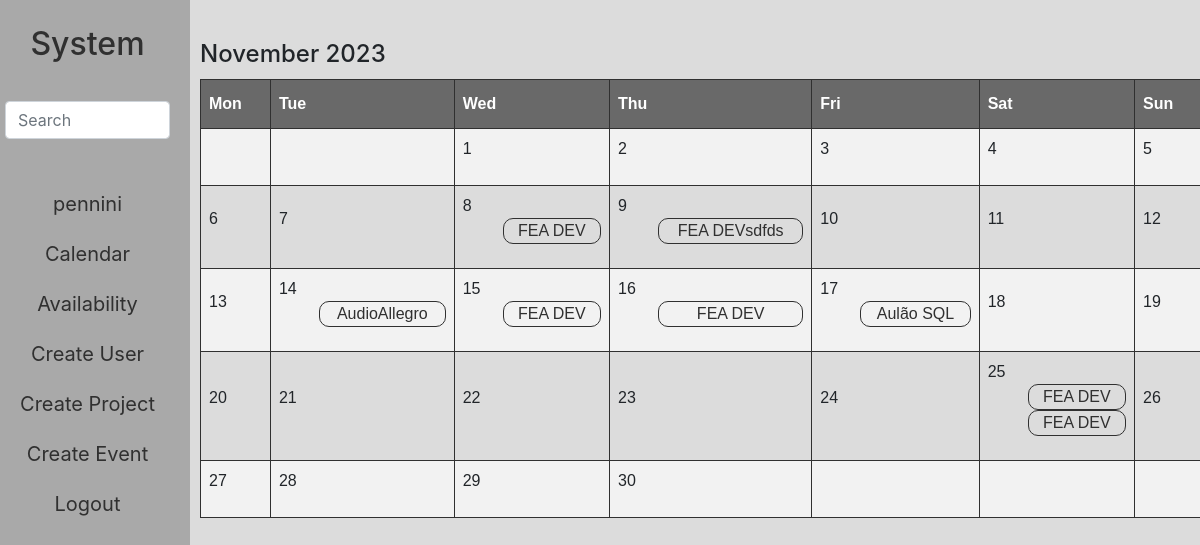
The page /calendar (signed in) on the database as committed earlier.
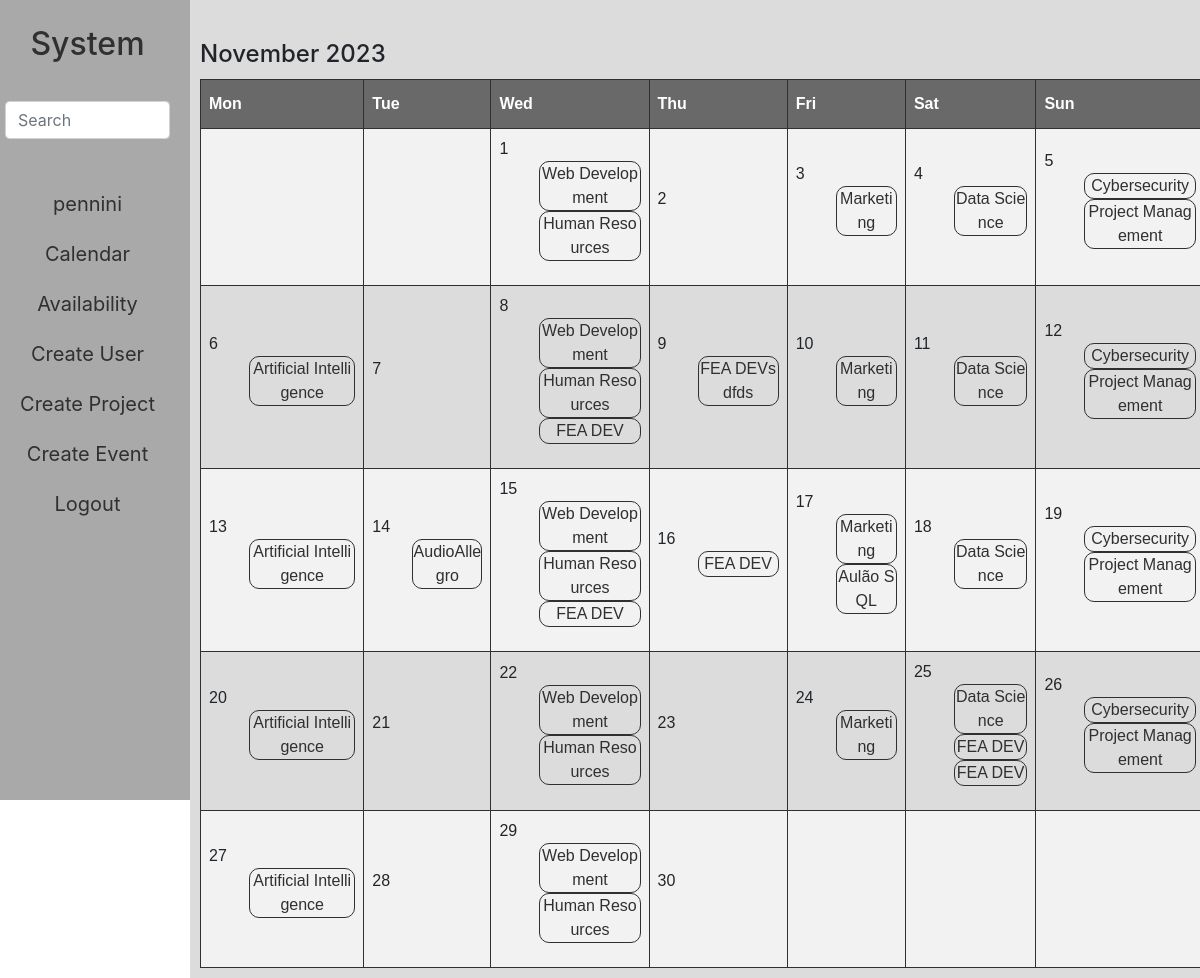
The same page on the database as committed later.
### system/models.py (models this page shows, shortened)
class Project(models.Model):
    group = models.ForeignKey("Group", on_delete=models.CASCADE, related_name="project_group")
    responsible = models.ForeignKey("User", on_delete=models.CASCADE, related_name="project_responsible")
    members = models.ManyToManyField("User", blank=True, related_name="project_members")
    name = models.CharField(max_length=50)
    description = models.TextField(max_length=500, blank=True, null=True)
    start_day = models.DateTimeField()
    end_day = models.DateTimeField(blank=True, null=True)
    created = models.DateTimeField(auto_now_add=True)
    category = models.CharField(max_length=20, blank=True, null=True)

class Event(models.Model):
    area = models.ForeignKey("Area", on_delete=models.CASCADE, related_name="event_area")
    responsible = models.ForeignKey("User", on_delete=models.CASCADE, related_name="event_responsible")
    members_planned = models.ManyToManyField("User", blank=True, related_name="event_members_planned")
    members_present = models.ManyToManyField("User", blank=True, related_name="event_members_present", default=None, null=True)
    name = models.CharField(max_length=50)
    description = models.TextField(max_length=500)
    start_day = models.DateTimeField()
    end_day = models.DateTimeField(blank=True, null=True)
    created = models.DateTimeField(auto_now_add=True)
    category = models.CharField(max_length=20, blank=True, null=True)

class Group(models.Model):
    ai = "Artificial Intelligence"
    cs = "Cybersecurity"
    ds = "Data Science"
    wd = "Web Development"
    GROUP_CHOICES = (
        (ai, "Artificial Intelligence"),
        (cs, "Cybersecurity"),
        (ds, "Data Science"),
        (wd, "Web Development"),
    )
    name = models.CharField(max_length=30, choices=GROUP_CHOICES)
    description = models.TextField(max_length=500, blank=True, null=True)
    start_time = models.TimeField()
    end_time = models.TimeField()
    meeting_day = models.CharField(max_length=20, choices=DAY_CHOICES)

class Area(models.Model):
    rh = "Human Resources"
    mkt = "Marketing"
    project = "Project Management"
    AREA_CHOICES = (
        (rh, "Human Resources"),
        (mkt, "Marketing"),
        (project, "Project Management"),
    )
    name = models.CharField(max_length=30, choices=AREA_CHOICES)
    description = models.TextField(max_length=500, blank=True, null=True)
    start_time = models.TimeField()
    end_time = models.TimeField()
    meeting_day = models.CharField(max_length=20, choices=DAY_CHOICES)

### system/views.py (the view)
# urls.py: path("calendar", views.calendar, name="calendar"),
@login_required(login_url="login")
def calendar(request):
    month = dt.datetime.now().month
    year = dt.datetime.now().year
    cal = Calendar().monthdays2calendar(year, month)
    projects = Project.objects.filter(start_day__month=month, start_day__year=year).order_by("start_day")
    events = Event.objects.filter(start_day__month=month, start_day__year=year).order_by("start_day")
    areas = Area.objects.all().order_by("meeting_day")
    groups = Group.objects.all().order_by("meeting_day")
    event_dict = {}
    for event in events:
        day_str = str(event.start_day.day)
        if day_str not in event_dict:
            event_dict[day_str] = [event]
        else:
            event_dict[day_str].append(event)
    project_dict = {}
    for project in projects:
        day_str = str(project.start_day.day)
        if day_str not in project_dict:
            project_dict[day_str] = [project]
        else:
            project_dict[day_str].append(project)
    area_dict = {}
    for area in areas:
        day_str = str(area.meeting_day)
        if day_str not in area_dict:
            area_dict[day_str] = [area]
        else:
            area_dict[day_str].append(area)
    group_dict = {}
    for group in groups:
        day_str = str(group.meeting_day)
        if day_str not in group_dict:
            group_dict[day_str] = [group]
        else:
            group_dict[day_str].append(group)
    return render(request, "system/calendar.html", {
        "calendar": cal,
        "month": month_name[month],
        "year": year,
        "event_dict": event_dict,
        "project_dict": project_dict,
        "area_dict": area_dict,
        "group_dict": group_dict
    })

### system/templatetags/custom_tags.py (called while the page is built)
@register.filter
def get_item(dictionary, key):
    return dictionary.get(str(key))

@register.filter
def verify(dictionary, key):
    return str(key) in dictionary

### system/templates/system/calendar.html
{% extends "system/layout.html" %}
{% load custom_tags %}
{% block body %}
    <div>
        <div>
            <h4 class="day-calendar">{{ month }} {{ year }}</h4>
        </div>
        <table id="calendar">
            <tr class="header-calendar">
                <th>Mon</th>
                <th>Tue</th>
                <th>Wed</th>
                <th>Thu</th>
                <th>Fri</th>
                <th>Sat</th>
                <th>Sun</th>
            </tr>
            {% for cal in calendar %}
                <tr>
                {% for day, weekday in cal %}
                    {% if day == 0 %}
                        <td></td>
                    {% else %}
                        <td>
                            <span>
                                {{ day }}
                            </span>
                            <span>
                                <ul>
                                    {% if group_dict|verify:weekday %}
                                        {% with group_list=group_dict|get_item:weekday %}
                                            {% for group in group_list %}
                                                <li>
                                                    <a href="#">{{ group.name }}</a>
                                                </li>
                                            {% endfor %}
                                        {% endwith %}
                                    {% endif %}
                                    {% if area_dict|verify:weekday %}
                                        {% with area_list=area_dict|get_item:weekday %}
                                            {% for area in area_list %}
                                                <li>
                                                    <a href="#">{{ area.name }}</a>
                                                </li>
                                            {% endfor %}
                                        {% endwith %}
                                    {% endif %}
                                    {% if event_dict|verify:day %}
                                        {% with event_list=event_dict|get_item:day %}
                                            {% for event in event_list %}
                                                <li>
                                                    <a href="#">{{ event.name }}</a>
                                                </li>
                                            {% endfor %}
                                        {% endwith %}
                                    {% endif %}
                                    {% if project_dict|verify:day %}
                                        {% with project_list=project_dict|get_item:day %}
                                            {% for project in project_list %}
                                                <li>
                                                    <a href="#">{{ project.name }}</a>
                                                </li>
                                            {% endfor %}
                                        {% endwith %}
                                    {% endif %}
                                </ul>
                            </span>
                        </td>
                    {% endif %}
                {% endfor %}
                </tr>
            {% endfor %}
        </table>
    </div>
{% endblock body %}

Rows that differ between the two databases and show on the page:
now on this page (row edited): Group: name "Web Development"
now on this page (row edited): Area: name "Human Resources"
now on this page (row edited): Area: name "Marketing"
now on this page (row edited): Group: name "Data Science"
now on this page (row edited): Group: name "Cybersecurity"
now on this page (row edited): Area: name "Project Management"
now on this page (row edited): Group: name "Artificial Intelligence"
